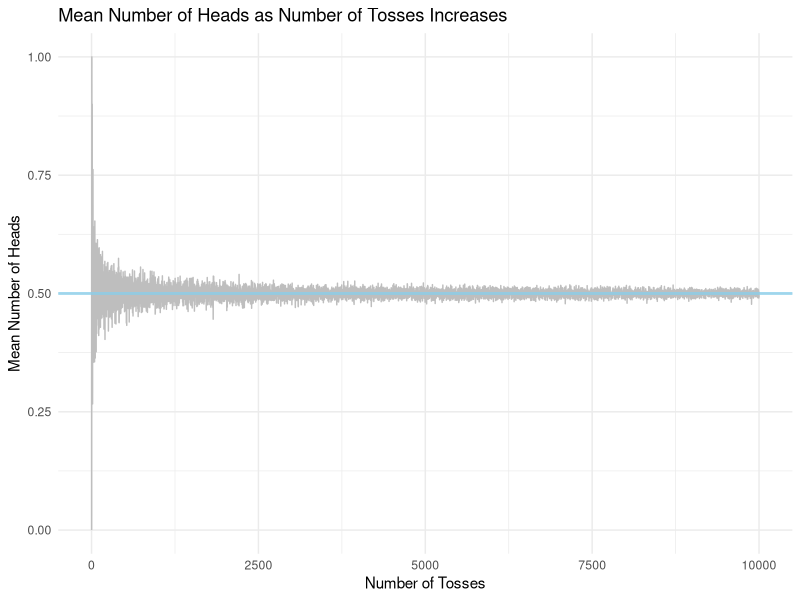
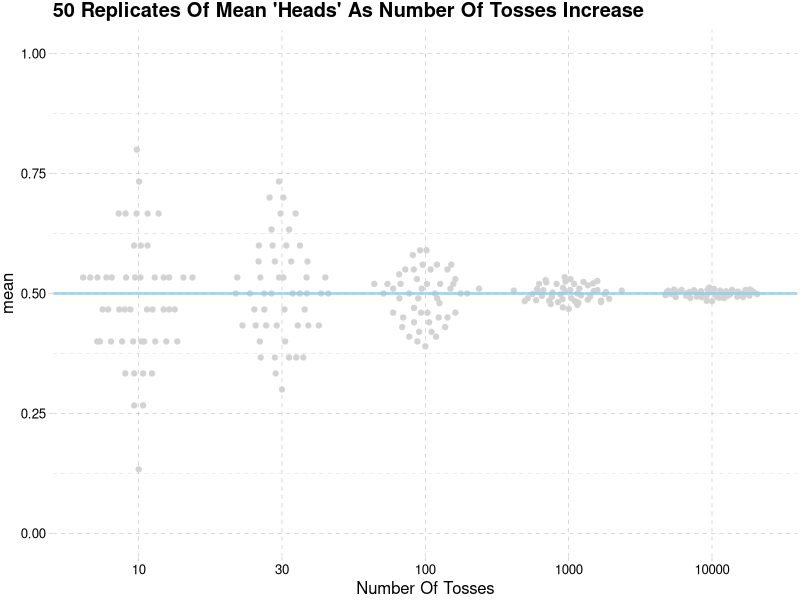
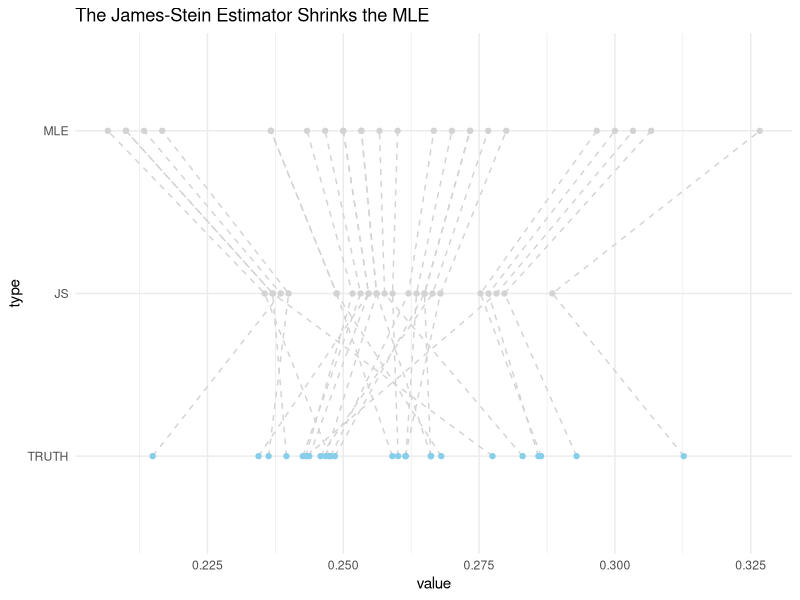

Write R code to recreate these figures, in order. (Note: this script raises an error after producing the figures.)
# This is an update on: 
# 
# "Simulation and the Jamese-Stein Estimator in R"
# https://bookdown.org/content/922/james-stein.html#james-stein-estimator
# By Alex Hallam
#
# James-Stein Estimator
#
# invoke_map() was deprecated. So I rewrote part of the code with map2()
#
# Created April 11, 2022
# Revised March 17, 2025
# Revised May 1, 2025
# Mito Akiyoshi
#
#


library(tidyverse)
Sys.setenv(LANG = "en")

#2.3.4.1
set.seed(42)
x <- rnorm(mean=0,sd = 1,n=3)
x

#3.1 

rnorm(mean=0,sd=1,n=5)

#3.2
mu <- list(5, 15, -5)
mu %>% 
  map(rnorm, n = 5) %>% 
  str()

params <- tribble(
  ~n, ~mean, ~sd, 
  10,    0,    1,     
  20,    5,    1,     
  30,    10,   2      
)
params %>% 
  pmap(rnorm) %>% 
  str()


#3.4
library(tidyverse)
f <- c("runif", "rnorm", "rpois")
param <- list(
  list(min = -1, max = 1), 
  list(sd = 5), 
  list(lambda = 10)
)
invoke_map(f, param, n = 10) %>% str()

# invoke_map is deprecated. See the end of this file for a new way.

sim <- tribble(
  ~f,      ~params,                  
  "runif", list(min = -1, max = 1,n=10),  
  "rnorm", list(sd = 5, n=15),             
  "rpois", list(lambda = 10,n=30)   
)
sim %>% 
  mutate(sim = invoke_map(f, params))


#3.5

#1. One Experiment
n_tosses=10
one_exp <- rbinom(p=0.5,size=1,n_tosses)
mean(one_exp)

#2. Setup For Replication
#sim <- tribble(
#  ~f,      ~params,
#  "rbinom", list(size = 1, prob = 0.5)
#)
#sim %>% 
#  mutate(sim = invoke_map(f, params, n = 10)) %>% 
#  unnest(sim) %>% 
#  summarise(mean_sim = mean(sim))

# coin toss with replication

sim <- tribble(
  ~f,      ~params,
  "rbinom", list(size = 1, prob = 0.5)
)


sim <- sim %>% 
  mutate(sim = map2(f, params, ~do.call(get(.x), c(.y, list(n = 10)))))

# Calculate the mean of the means
mean_of_means <- sim %>%
  summarise(mean_sim = mean(unlist(sim)))

# Print the result
print(mean_of_means)

#3. Replicate 1e4 Times 
#sim <- tribble(
#  ~f,      ~params,
#  "rbinom", list(size = 1, prob = 0.5)
#)
#rep_sim <- sim %>% 
#  crossing(rep = 1:1e5) %>%
#  mutate(sim = invoke_map(f, params, n = 10)) %>% 
#  unnest(sim) %>% 
#  group_by(rep) %>% 
#  summarise(mean_sim = mean(sim))
#head(rep_sim)

rep_sim <- sim %>%
  crossing(rep = 1:1e5) %>%
  mutate(sim = map2(f, params, ~ do.call(get(.x), c(.y, n = 10)))) %>%
  unnest(sim) %>%
  group_by(rep) %>%
  summarise(mean_sim = mean(sim))

head(rep_sim)

#3.6
set.seed(42)
params <- tribble(
  ~size, ~prob,
  1,     0.5
)
p <- params %>% 
  crossing(n=1:1e4) %>% 
  pmap(rbinom) %>% 
  enframe(name="num_toss",value="observation") 

p <- params %>% 
  crossing(n=1:1e4) %>% 
  pmap(rbinom) %>% 
  enframe(name="num_toss",value="observation") %>%  
  unnest(observation) %>% 
  group_by(num_toss) %>% 
  summarise(value = mean(observation))

  ggplot(p, aes(x = num_toss, y = value)) +
    geom_line(color = "gray") +  # Change the line color to gray
    geom_hline(yintercept = 0.5,
               color = "skyblue", lty=1, size=1, alpha=3/4) +
    ggthemes::theme_pander() +
    labs(title = "Mean Number of Heads as Number of Tosses Increases",
         x = "Number of Tosses",
         y = "Mean Number of Heads") +
    theme_minimal()

sim <- tribble(
  ~n_tosses, ~f,       ~params,
  10, "rbinom", list(size=1,prob=0.5,n=15), 
  30, "rbinom", list(size=1,prob=0.5,n=30), 
  100, "rbinom", list(size=1,prob=0.5,n=100), 
  1000, "rbinom", list(size=1,prob=0.5,n=1000),
  10000, "rbinom", list(size=1,prob=0.5,n=1e4)
)

# invoke_map is deprecated.
#sim_rep <- sim %>%
#  crossing(replication=1:50) %>% 
#  mutate(sims = invoke_map(f, params)) %>% 
#  unnest(sims) %>% 
#  group_by(replication,n_tosses) %>% 
#  summarise(avg = mean(sims)) 

# "linewidth" was "size." "size" was deprecated.

sim_rep <- sim %>%
  crossing(replication=1:50) %>% 
  mutate(sims = map2(f, params, ~ do.call(get(.x), .y))) %>% 
  unnest(sims) %>% 
  group_by(replication,n_tosses) %>% 
  summarise(avg = mean(sims), .groups = 'drop')

sim_rep %>% 
  ggplot(aes(x=factor(n_tosses),y=avg))+
  ggbeeswarm::geom_quasirandom(color="lightgrey")+
  scale_y_continuous(limits = c(0,1))+
  geom_hline(yintercept = 0.5, 
             color = "skyblue",lty=1,linewidth=1,alpha=3/4)+
  ggthemes::theme_pander()+
  labs(title="50 Replicates Of Mean 'Heads' As Number Of Tosses Increase",
       y="mean",
       x="Number Of Tosses")

#4.1
set.seed(42)
sim <- tibble(player = letters, 
              AB_total=300, 
              TRUTH = rbeta(100,300,n=26),
              hits_list = map(.f=rbinom,TRUTH,n=300,size=1)
)
bats_sim <- sim %>% 
  unnest(hits_list) %>% 
  group_by(player) %>% 
  summarise(Hits = sum(hits_list)) %>% 
  inner_join(sim, by = "player") %>% 
  mutate(MLE = Hits/AB_total) %>% 
  select(-hits_list)
bats_sim

#calculate variables for JS estimator
p_=mean(bats_sim$MLE)
N = length(bats_sim$MLE)

# add JS to simulated baseball data 
bats_sim <- bats_sim %>% 
  mutate(sigma2 = (p_*(1-p_))/300,
         JS=p_+(1-((N-3)*sigma2/(sum((MLE-p_)^2))))*(MLE-p_)) %>% 
  select(-AB_total,-Hits,-sigma2)

# plot
bats_sim %>% 
  gather(type,value,2:4) %>% 
  mutate(is_truth=+(type=="TRUTH")) %>% 
  mutate(type = factor(type, levels = c("TRUTH","JS","MLE"))) %>%
  arrange(player, type) %>% 
  ggplot(aes(x=value,y=type))+
  geom_path(aes(group=player),lty=2,color="lightgrey")+
  scale_color_manual(values=c("lightgrey", "skyblue"))+ #truth==skyblue
  geom_point(aes(color=factor(is_truth)))+
  guides(color="none")+ #remove legend
  labs(title="The James-Stein Estimator Shrinks the MLE")+
  theme_minimal()

# color=FALSE is changed to color=none" b/c FALSE gives a warning

### Practice functions]
# pmap

numbers <- list(1, 2, 3)
strings <- list("a", "b", "c")
combined <- list(numbers, strings)

my_function <- function(num, str){
  paste0(num, str)
}
result <- pmap(combined, my_function)
print(result)

### practice map2 

# Define the list of functions
f <- c("runif", "rnorm", "rpois")

# Define the list of parameters
param <- list(
  list(min = -1, max = 1),
  list(sd = 5),
  list(lambda = 10)
)

# Use map2() to apply each function in f to the corresponding parameters in param with n = 10
result <- map2(f, param, ~ do.call(get(.x), c(.y, list(n = 10))))

# Get the structure of the result
str(result)

sim <- tribble(
  ~f,      ~params,                  
  "runif", list(min = -1, max = 1,n=10),  
  "rnorm", list(sd = 5, n=15),             
  "rpois", list(lambda = 10,n=30)   
)
sim <- sim %>%
  mutate(sim = map2(f, params, ~ do.call(get(.x), .y)))

print(sim)

# practicins mutate
df <- data.frame(
  x = c(1, 2, 3),
  y = c(4, 5, 6)
)

print(df)

# Use mutate to add a new column 'z'
df <- df %>%
  mutate(z = x + y)

# Print the updated data frame
print(df)





# Calculate the mean of the means
mean_of_means <- sim %>%
  summarise(mean_sim = mean(unlist(sim)))

# Print the result
print(mean_of_means)

sim_values <- sim$sim
print(sim_values)


sim_rep <- sim %>%
  crossing(replication=1:50) %>% 
  mutate(sims = map2(f, params, ~ do.call(get(.x), .y))) %>% 
  unnest(sims) %>% 
  group_by(replication,n_tosses) %>% 
  summarise(avg = mean(sims), .groups = 'drop') 
